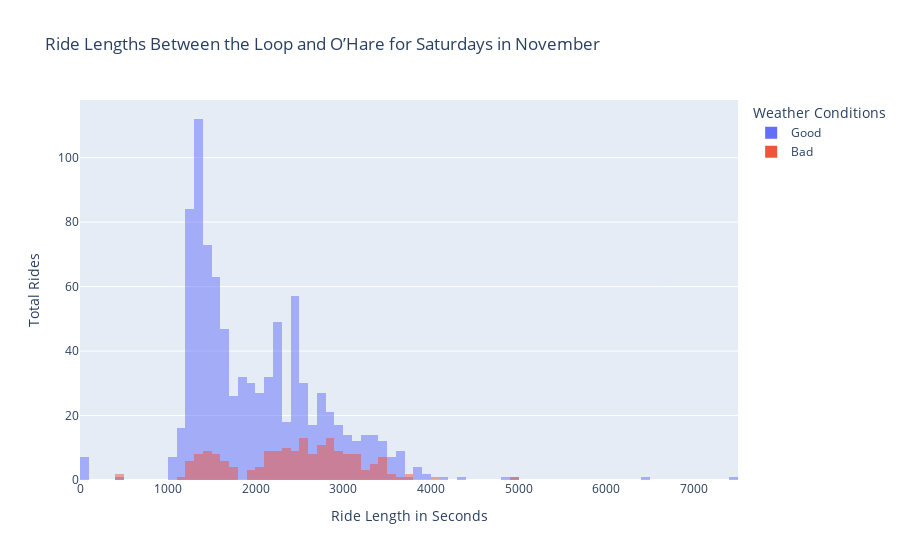

The cell this chart's notebook holds for it:
### Code cell
weather = px.histogram(df_test, 
                       'duration_seconds', 
                       color='weather_conditions',
                       title="Ride Lengths Between the Loop and O’Hare for Saturdays in November",
                       labels={'duration_seconds':'Ride Length in Seconds',
                               'weather_conditions':'Weather Conditions'},
                       barmode='overlay')
weather.update_layout(yaxis_title='Total Rides')
weather.show()

### Figure 1 — Plotly figure (JSON) as saved in the notebook; plotly's stock layout.template omitted (floating-point values rounded to 4 significant figures; data arrays with more than 128 entries replaced by an {"elided": "..."} marker saying what was removed)
{"data": [{"alignmentgroup": "True", "bingroup": "x", "hovertemplate": "Weather Conditions=Good<br>Ride Length in Seconds=%{x}<br>count=%{y}<extra></extra>", "legendgroup": "Good", "marker": {"color": "#636efa", "opacity": 0.5, "pattern": {"shape": ""}}, "name": "Good", "offsetgroup": "Good", "orientation": "v", "showlegend": true, "type": "histogram", "x": {"elided": "888 int values"}, "xaxis": "x", "yaxis": "y"}, {"alignmentgroup": "True", "bingroup": "x", "hovertemplate": "Weather Conditions=Bad<br>Ride Length in Seconds=%{x}<br>count=%{y}<extra></extra>", "legendgroup": "Bad", "marker": {"color": "#EF553B", "opacity": 0.5, "pattern": {"shape": ""}}, "name": "Bad", "offsetgroup": "Bad", "orientation": "v", "showlegend": true, "type": "histogram", "x": {"elided": "180 int values"}, "xaxis": "x", "yaxis": "y"}], "layout": {"barmode": "overlay", "legend": {"title": {"text": "Weather Conditions"}, "tracegroupgap": 0}, "title": {"text": "Ride Lengths Between the Loop and O’Hare for Saturdays in November"}, "xaxis": {"anchor": "y", "domain": [0, 1], "title": {"text": "Ride Length in Seconds"}}, "yaxis": {"anchor": "x", "domain": [0, 1], "title": {"text": "Total Rides"}}}}
